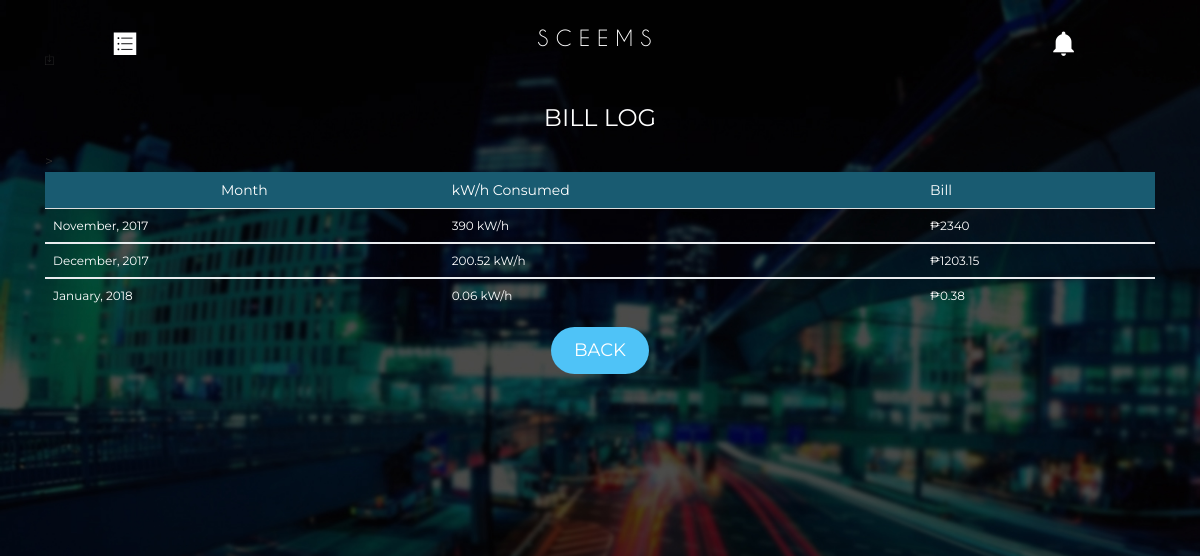
The page /billcyclelog.php (signed in) on the database its author committed.
### tables this page shows
CREATE TABLE `bill_cycle` (
  `bill_cycle_id` int(11) NOT NULL,
  `account_id` int(11) NOT NULL,
  `previous_meter_reading` decimal(20,6) NOT NULL,
  `present_meter_reading` decimal(20,6) NOT NULL,
  `no_of_data` int(11) NOT NULL,
  `month` varchar(50) NOT NULL,
  `year` varchar(5) NOT NULL,
  `total_bill` decimal(20,6) NOT NULL,
  `payment_status` varchar(20) NOT NULL
);

### billcyclelog.php (the view, shortened to what this page needs)
<?php session_start();
$account_id = $_SESSION['account_number'];
?>
<!DOCTYPE html>
<html lang="en">
<head>
	<link rel="stylesheet" href="assets/css/bootstrap.min.css">
	<link rel="stylesheet" href="assets/css/ionicons.min.css">
	<link rel="stylesheet" href="assets/css/owl.carousel.css">
	<link rel="stylesheet" href="assets/css/owl.theme.css">
	<link rel="stylesheet" href="assets/css/animate.css">
	<link rel="stylesheet" href="assets/css/style.css">
	<link href="uiassets/css/bootstrap.min.css" rel="stylesheet" />
	<link href="uiassets/css/now-ui-kit.css?v=1.1.0" rel="stylesheet" />
	<link rel="stylesheet" href="https://maxcdn.bootstrapcdn.com/font-awesome/latest/css/font-awesome.min.css" />
	<link rel="stylesheet" href="assets/css/ownstyle.css">
</head>
<body id="banner">
	<header class="sticky" id="header">
		<section class="container">
			<section class="row" id="logo_menu">
				<section style =" -ms-flex: 0 0 16.666667%;  flex: 0 0 16.666667%; max-width: 16.666667%;"><center>
					<button class="btn btn-link ion-ios-list icons"  onclick="location.href = 'billcyclelog.php';" style="	color:white; margin-top:0px; text-align:center;"></button>
				</center></section>
				<section  style ="  flex: 0 0 65.666667%; max-width: 66.666667%; "><center><a class="logo" href=""> S C E E M S</a></center></section>
				<section  style ="-ms-flex: 0 0 16.666667%;  flex: 0 0 16.666667%;  max-width: 16.666667%;"><center>
					<div class="dropdown " >
						<button class="dropbtn ion-android-notifications icons" style="	color:white;"></button><span class="label label-pill label-danger count " style="border-radius:10px;"></span>
					</div>
				</center></section>
			</section>
		</section>
	</header>
	<div class="wrappper">
		<section class="container" style =  "padding-top: 50px; padding-bottom:150px">
			<i class="ion-ios-download-outline"></i>
			<center><h4 style = "color:#fff">BILL LOG</h4></center>
        <table class = "table animated fadeInDown delay-1s">
        <thead style = "background-color:#195b71;" >
        <tr>
        <td style = "color:#fff"><center>Month</center></td>
        <td style = "color:#fff">kW/h Consumed</td>
        <td style = "color:#fff">Bill</td>
        </tr>
        </thead>
        <?php
include "connection.php";
$sql = "SELECT * FROM bill_cycle WHERE account_id = $account_id";
$result = $conn ->query($sql);
while($row = $result->fetch_assoc()){
  $tblPrevious = $row['previous_meter_reading'];
  $tblPresent  = $row['present_meter_reading'];
  $tblConsume =$tblPresent  - $tblPrevious;
?>
<tbody id='tbodie'>
<tr >
<td style = "color:#fff; font-size:12px;"><?php echo $row['month'], ", " , $row['year']?></td>
<td style = "color:#fff; font-size:12px;"><?php echo round($tblConsume,2), " kW/h"?></td>
<td style = "color:#fff; font-size:12px;"><?php echo "₱" , round($row['total_bill'],2)?></td>
</tr>
</tbody>
<?php }?>
        <table>
					<center><button type="button" class="btn btn-primary btn-round k" onclick="goBack()">BACK</button></center>
				</section>
		</div>
	</body>
	</html>

### assets/css/style.css (style rules this page uses)
* { outline: none !important; }
body { font-family: 'Lato', Calibri, Arial, sans-serif; color: #222; }
h1, h2, h3, h4, h5, h6 { font-family: 'Roboto', sans-serif; }
p, a, li { font-family: 'Oxygen', sans-serif; }
a { transition: all 0.3s ease-out; position: relative; padding: .5em; margin: -.5em; }
.sticky { position: fixed; width: 100%; background: transparent; padding: 15px 0px; transition: all 0.5s; z-index: 99999; }
.logo { font-family: 'caviar_dreams'; color: #fff; font-size: 2em; line-height: 1.6; }
#logo_menu { padding: 5px 0px; }
#banner { background: url(../img/bg.jpg); background-size: cover; background-attachment: fixed; position: relative; }

### assets/css/ownstyle.css (style rules this page uses)
.btn-primary { background-color:#4fc3f7; color: #FFFFFF; font-size:18px; }
.dropbtn { background-color: transparent; color: white; padding: 2px; font-size: 16px; border: none; cursor: pointer; }
.dropdown { position: relative; display: inline-block; }
@media screen and (max-device-width : 1920px) { .icons { font-size: 40px; } }
@media screen and (max-device-width : 1920px) { .logo { font-family: 'caviar_dreams'; color: #fff; font-size: 2em; line-height: 1.6; } }
@media (max-width: 1580px) { .icons { font-size: 30px; } }
@media (max-width: 1580px) { .logo { font-family: 'caviar_dreams'; color: #fff; font-size: 1.5em; line-height: 1.6; } }

### billcyclelog.php (style rules this page uses)
.dropbtn { background-color: transparent; color: white; padding: 2px; font-size: 16px; border: none; cursor: pointer; }
.dropdown { position: relative; display: inline-block; }
@media screen and (max-device-width : 1920px) { .icons { font-size: 40px; } }
@media screen and (max-device-width : 1920px) { .logo { font-family: 'caviar_dreams'; color: #fff; font-size: 2em; line-height: 1.6; } }
@media (max-width: 1580px) { .icons { font-size: 30px; } }
@media (max-width: 1580px) { .logo { font-family: 'caviar_dreams'; color: #fff; font-size: 1.5em; line-height: 1.6; } }

### rows shown on the page
bill_cycle: month "November", year "2017", tblConsume "390", total_bill "2340"
bill_cycle: month "December", year "2017", tblConsume "200.52", total_bill "1203.15"
bill_cycle: month "January", year "2018", tblConsume "0.06", total_bill "0.38"
